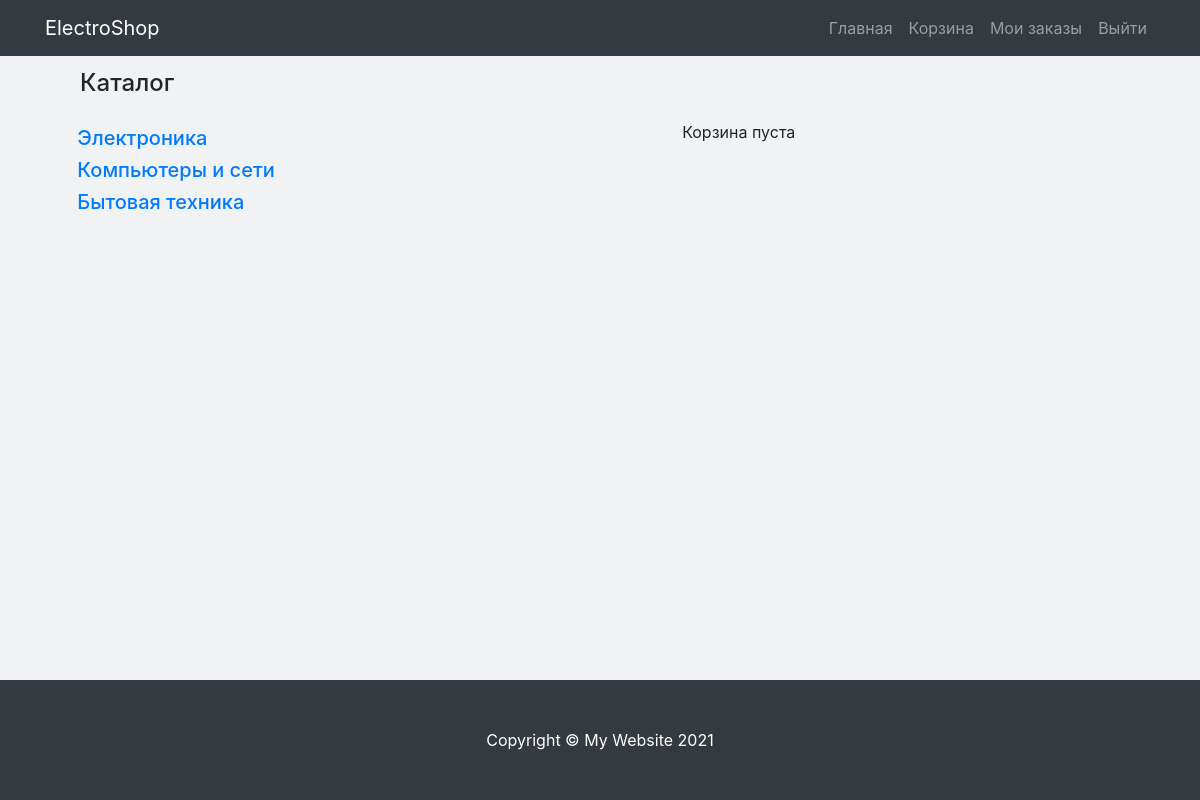
Page /card-manager/ (signed in) on the earlier database version.
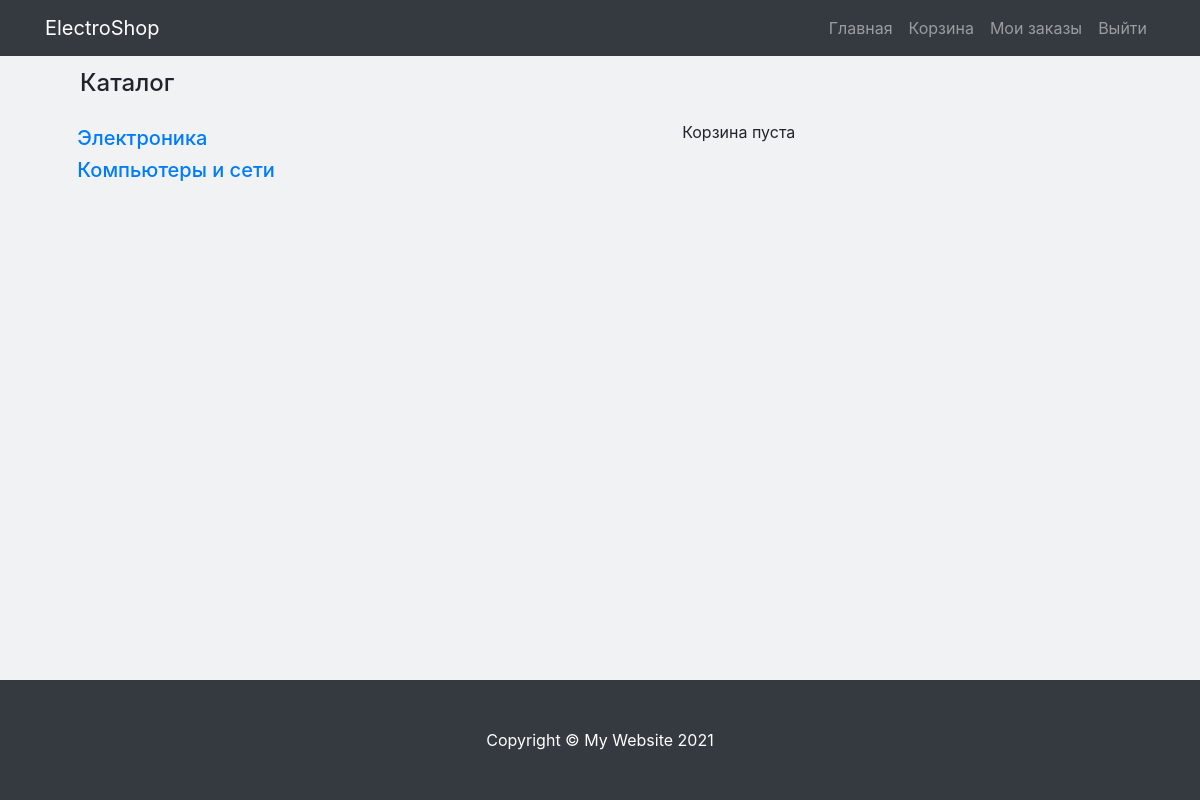
Same page on the later database version.
### mainapp/models.py (models this page shows, shortened)
class Category(models.Model):
    name = models.CharField(max_length=250, verbose_name='Имя категории')
    slug = models.SlugField(unique=True)

### mainapp/views.py (the view, shortened to what this page needs)
# urls.py: path('card-manager/', card_manager, name='card_manager'),
def card_manager(request):
    if not request.user.is_authenticated:
        return redirect('login')
    def check_form_inputs(inputs):
        for i in inputs:
            form_input = int(request.POST.get(str(i.id)) or 0)
            if not form_input > 0:
                return False
        return True
    products_in_card = Card.objects.filter(owner=request.user)
    sum_in_catd = 0
    for i in products_in_card:
        sum_in_catd += i.content_object.price * i.total_products
    context = {
        'category': Category.objects.all(),
        'subсategory': Subсategory.objects.all(),
        'products_name': Product_name.objects.all(),
        'products_in_card': products_in_card,
        'sum_in_catd': sum_in_catd,
    }
    return render(request, 'mainapp/card.html', context=context)

### mainapp/templates/mainapp/card.html (shortened to what this page needs)
{% extends 'mainapp/base.html' %}
{% load mathfilters %}
{% block content %}
    <form action="" method="post">
    {% if products_in_card %}
        <table class="table table-hover">
            <tbody>
            <thead>
            <tr>
                <th scope="col">Название</th>
                <th scope="col">Колличество</th>
                <th scope="col">Цена</th>
                <th scope="col"></th>
            </tr>
            </thead>
            {% for i in products_in_card %}
                <tr>
                    <td><a href="{{ i.content_object.get_absolute_url}}">{{ i.content_object.title }}</a></td>
                    <td><input id="team_name" type="number" class="form-control form_input" name="{{ i.id }}"
                               value="{{ i.total_products }}"></td>
                    <td>{{ i.content_object.price|mul:i.total_products }}</td>
                    <td><a href="{% url 'delete_from_card' product_id=i.id %}" class="btn btn-outline-dark btn-sm">Убрать</a></td>
                </tr>
            {% endfor %}
            <tr class="table-active">
                <td>Итого</td>
                <td> </td>
                <td>{{ sum_in_catd }}</td>
                <td></td>
            </tr>
            </tbody>
        </table>
        <input type="submit" value="Обновить корзину" class="btn btn-primary">
        <a href="{% url 'create_order' %}" class="btn btn-success"> Оформить заказ</a>
    </form>
        {% else %}
        <p class="text-center cart_blank">Корзина пуста</p>
    {% endif %}
{% endblock content %}

### mainapp/templates/mainapp/base.html (shortened to what this page needs)
{% load static %}
<!DOCTYPE html>
<html lang="ru">
<head>
    <link rel="stylesheet" href="https://maxcdn.bootstrapcdn.com/bootstrap/4.0.0/css/bootstrap.min.css"
>
    <link type="text/css" href="{% static 'mainapp/css/style.css' %}" rel="stylesheet"/>
</head>
<body>
<div class='container main-content'>
    <div class="container">
        <div class="row">
            <div class="col-lg-3">
                <div class="list-group">
                    <h4 class="catalog">Каталог</h4>
                    {% for cat in category %}
                        <div class="panel-group category-products" id="accordian">
                            <div class="panel panel-default">
                                <div class="panel-heading">
                                    <h5 class="panel-title">
                                        <a data-toggle="collapse" data-parent="#accordian" href="#{{ cat.slug }}">
                                            <span class="badge pull-right"></span>
                                            {{ cat.name }}
                                        </a>
                                    </h5>
                                </div>
                            </div>
                        </div>
                    {% endfor %}
                </div>
            </div>
            <div class="col-lg-9">
                {% block content %}
                {% endblock %}
            </div>
        </div>
    </div>
</div>
<nav class="navbar navbar-expand-lg navbar-dark bg-dark fixed-top">
    <div class="container">
        <a class="navbar-brand" href="{% url 'index' %}">ElectroShop</a>
        <div class="collapse navbar-collapse" id="navbarResponsive">
            <ul class="navbar-nav ml-auto">
                <li class="nav-item">
                    <a class="nav-link" href="{% url 'index' %}">Главная</a>
                </li>
                <li class="nav-item">
                    <a class="nav-link" href="{% url 'card_manager' %}">Корзина</a>
                </li>
                {% if request.user.is_authenticated %}
                    <li class="nav-item">
                        <a class="nav-link" href="{% url 'user_orders' %}">Мои заказы</a>
                    </li>
                    <li class="nav-item">
                        <a class="nav-link" href="{% url 'logout' %}">Выйти</a>
                    </li>
                {% endif %}
            </ul>
        </div>
    </div>
</nav>
<footer class="py-5 bg-dark">
    <div class="container">
        <p class="m-0 text-center text-white">Copyright &copy; My Website 2021</p>
    </div>
</footer>
</body>
</html>

Differences in the rows shown:
removed Category: name "Бытовая техника"
